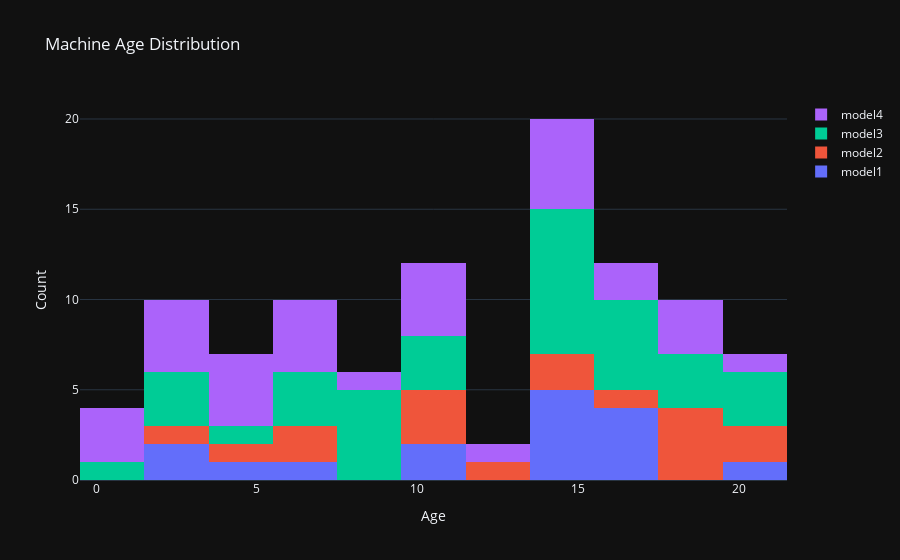

This figure's notebook cell:
### Code cell
fig = go.Figure()
fig.add_trace(go.Histogram(
    x=machines.loc[machines['model'] == 'model1', 'age'], name='model1'))
fig.add_trace(go.Histogram(
    x=machines.loc[machines['model'] == 'model2', 'age'], name='model2'))
fig.add_trace(go.Histogram(
    x=machines.loc[machines['model'] == 'model3', 'age'], name='model3'))
fig.add_trace(go.Histogram(
    x=machines.loc[machines['model'] == 'model4', 'age'], name='model4',))
fig.update_layout(xaxis_title='Age', yaxis_title='Count', template='plotly_dark')
fig.update_layout(barmode='stack', title='Machine Age Distribution')
fig.show()

### Figure 1 — Plotly figure (JSON) as saved in the notebook; plotly's stock layout.template omitted (floating-point values rounded to 4 significant figures)
{"data": [{"name": "model1", "type": "histogram", "x": [15, 3, 14, 14, 17, 20, 11, 17, 16, 7, 15, 10, 5, 16, 2, 14]}, {"name": "model2", "type": "histogram", "x": [6, 16, 14, 4, 6, 10, 19, 18, 20, 10, 12, 2, 18, 18, 10, 14, 20]}, {"name": "model3", "type": "histogram", "x": [18, 8, 7, 2, 7, 20, 16, 10, 9, 1, 14, 15, 17, 3, 9, 20, 14, 14, 14, 14, 5, 17, 17, 20, 15, 10, 9, 19, 14, 6, 11, 9, 2, 17, 18]}, {"name": "model4", "type": "histogram", "x": [7, 7, 16, 1, 3, 15, 10, 5, 15, 0, 9, 7, 10, 10, 4, 19, 10, 3, 2, 20, 14, 6, 14, 2, 4, 12, 19, 1, 18, 14, 17, 5]}], "layout": {"barmode": "stack", "title": {"text": "Machine Age Distribution"}, "xaxis": {"title": {"text": "Age"}}, "yaxis": {"title": {"text": "Count"}}}}
